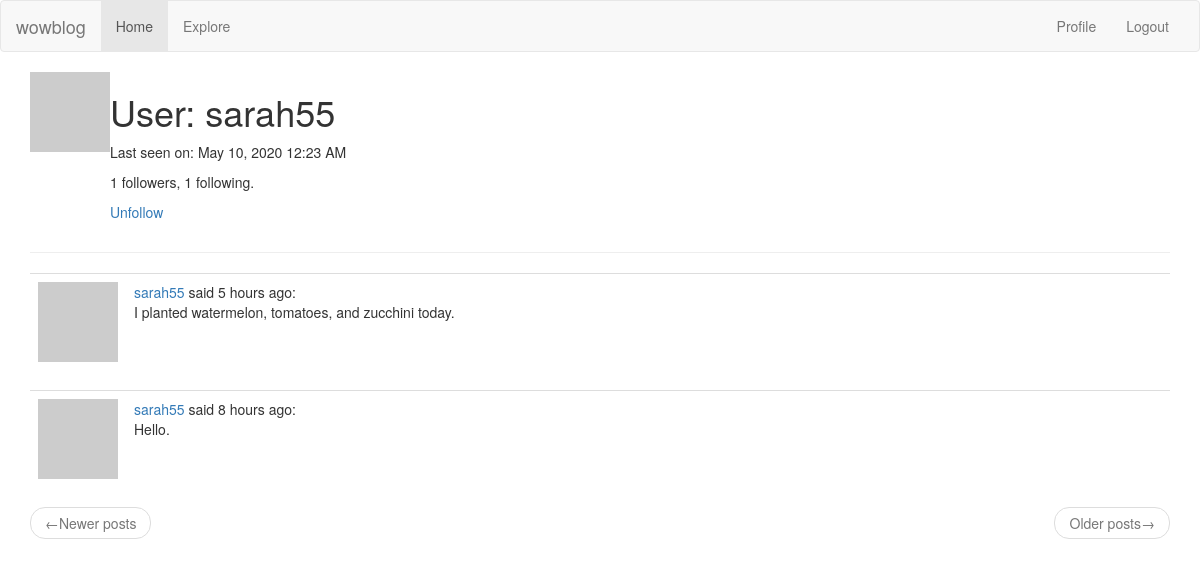
The app's page /user/sarah55 (signed in) with its own data.
### app/models.py (models this page shows, shortened)
class User(UserMixin, db.Model):
    id = db.Column(db.Integer, primary_key=True)
    username = db.Column(db.String(64), index=True, unique=True)
    email = db.Column(db.String(120), index=True, unique=True)
    password_hash = db.Column(db.String(128))
    posts = db.relationship('Post', backref='author', lazy='dynamic')
    about_me = db.Column(db.String(140))
    last_seen = db.Column(db.DateTime, default=datetime.utcnow)
    def avatar(self, size):
        digest = md5(self.email.lower().encode('utf-8')).hexdigest()
        return 'https://www.gravatar.com/avatar/{}?d=identicon&s={}'.format(digest, size)
    followed = db.relationship(
        'User', secondary=followers, # 'User' is the right side entity of the relationship. Since this is a self-referential relationship, use the same class on both sides. 'Secondary' configures the association table (followers)
        primaryjoin=(followers.c.follower_id == id), #primaryjoin indicates the condition that links the left side entity (The follower user with the followers table). 'followers.c.follower_id' calls the follower_id in the table
        secondaryjoin=(followers.c.followed_id == id), #secondaryjoin indicates the condition that links the right side entity (the followed user).
        backref=db.backref('followers', lazy='dynamic'), lazy='dynamic') #backref refines how this relationship will be accessed from the right side entity. 'lazy' indicates execution mode. Dynamic means the query doesn't run until specifically requested. The second 'lazy' applies to the left side query.
    def is_following(self, user):
        return self.followed.filter(followers.c.followed_id == user.id).count() > 0

class Post(db.Model):
    id = db.Column(db.Integer, primary_key=True)
    body = db.Column(db.String(2000))
    timestamp = db.Column(db.DateTime, index=True, default=datetime.utcnow)
    user_id = db.Column(db.Integer, db.ForeignKey('user.id'))
    language = db.Column(db.String(5))

### app/main/routes.py (the view)
@bp.route('/user/<username>')
@login_required
def user(username):
    user = User.query.filter_by(username=username).first_or_404()
    page = request.args.get('page', 1, type=int)
    posts = user.posts.order_by(Post.timestamp.desc()).paginate(page, current_app.config['POSTS_PER_PAGE'], False)
    next_url = url_for('main.user', username=user.username, page=posts.next_num) if posts.has_next else None
    prev_url = url_for('main.user', username=user.username, page=posts.prev_num) if posts.has_prev else None
    return render_template('user.html', user=user, posts=posts.items, next_url=next_url, prev_url=prev_url)

### app/main/routes.py (called while the page is built)
@bp.before_app_request
def before_request():
    if current_user.is_authenticated:
        current_user.last_seen = datetime.utcnow()
        db.session.commit()
    g.locale = str(get_locale())

### app/models.py (called while the page is built)
@login.user_loader
def load_user(id):
    return User.query.get(int(id))  # id that Flask-Login passes to the function is a string, so need to convert to int

### app/templates/user.html (shortened to what this page needs)
{% extends "base.html" %}
{% block app_content %}
    <table>
        <tr valign="top">
            <td><img src="{{ user.avatar(128) }}"></td>
            <td>
                <h1>User: {{ user.username }}</h1>
                {% if user.last_seen %}<p>Last seen on: {{ moment(user.last_seen).format('LLL') }}</p>{% endif %}
                <p>{{ user.followers.count() }} followers, {{ user.followed.count() }} following. </p>
                {% if user == current_user %}
                <p><a href="{{ url_for('main.edit_profile') }}">Edit your profile</a></p>
                {% elif not current_user.is_following(user) %}
                <p><a href="{{ url_for('main.follow', username=user.username) }}">Follow</a><p>
                {% else %}
                <p><a href="{{ url_for('main.unfollow', username=user.username) }}">Unfollow</a><p>
                {% endif %}
            </td>
        </tr>
    </table>
    <hr>
    {% for post in posts %}
        {% include '_post.html' %}
    {% endfor %}
<nav aria-label="...">
    <ul class="pager">
        <li class="previous{% if not prev_url %} disabled{% endif %}">
            <a href="{{ prev_url or '#' }}"><span aria-hidden="true">&larr;</span>Newer posts</a></li>
        <li class="next{% if not next_url %} disabled{% endif %}">
            <a href="{{ next_url or '#' }}">Older posts<span aria-hidden="true">&rarr;</span></a></li>
    </ul>
</nav>
{% endblock %}

### app/templates/_post.html
<table class="table table-hover">
    <tr>
        <td width="70px">
            <a href="{{ url_for('main.user', username=post.author.username) }}">
                <img src="{{ post.author.avatar(70) }}" />
            </a>
        </td>
        <td>
            <a href="{{ url_for('main.user', username=post.author.username) }}"> {{ post.author.username }}
            </a>
            said {{ moment(post.timestamp).fromNow() }}:
            <br>
            {{ post.body }}
        </td>
    </tr>
</table>

### records on screen
User: username "sarah55", last_seen "May 10, 2020 12:23 AM"
Post: author.username "sarah55", timestamp "5 hours ago", body "I planted watermelon, tomatoes, and zucchini today."
Post: author.username "sarah55", timestamp "8 hours ago", body "Hello."

### other values on screen
{{ user.followers.count() }} "1"
{{ user.followed.count() }} "1"
